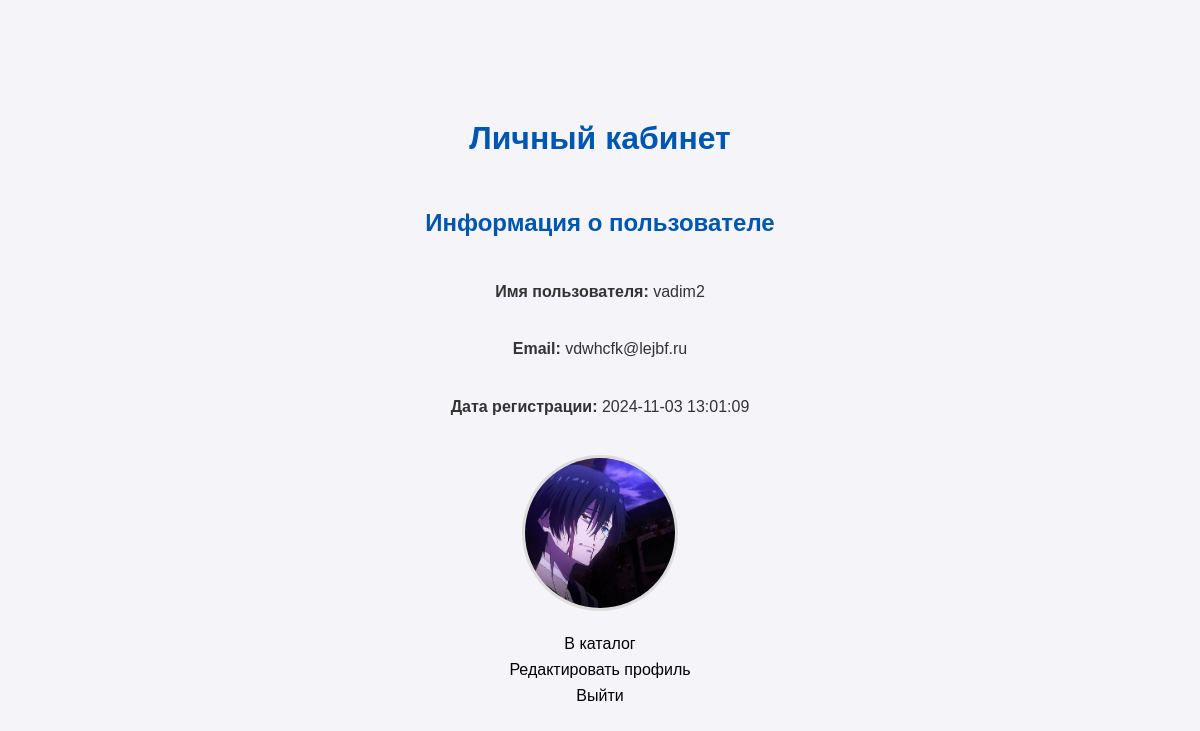
/lk/profile/profile.php (signed in), run on the app's committed database.
### tables this page shows
CREATE TABLE `Users` (
  `user_id` int(11) NOT NULL,
  `username` varchar(255) NOT NULL,
  `email` varchar(255) NOT NULL,
  `password` varchar(255) NOT NULL,
  `profile_picture` varchar(255) DEFAULT 'default/xb.jpg',
  `role_id` int(11) DEFAULT '2',
  `created_at` timestamp NULL DEFAULT CURRENT_TIMESTAMP,
  `phone_number` varchar(250) DEFAULT NULL,
  `address` varchar(250) DEFAULT NULL,
  `last_login` datetime DEFAULT NULL,
  `online_status` tinyint(1) DEFAULT '0'
);

### lk/profile/profile.php (the view, shortened to what this page needs)
<?php
$host = 'localhost';
$db = 'uver';
$user = 'root';
$pass = '';
try {
    $pdo = new PDO("mysql:host=$host;dbname=$db;charset=utf8", $user, $pass);
    $pdo->setAttribute(PDO::ATTR_ERRMODE, PDO::ERRMODE_EXCEPTION);
} catch (PDOException $e) {
    die("Ошибка подключения: " . $e->getMessage());
}
$userId = $_SESSION['user_id'];
try {
    $stmt = $pdo->prepare("SELECT username, email, created_at, profile_picture FROM Users WHERE user_id = :user_id");
    $stmt->execute(['user_id' => $userId]);
    $user = $stmt->fetch(PDO::FETCH_ASSOC);
} catch (PDOException $e) {
    echo "Ошибка базы данных: " . $e->getMessage();
    exit();
} catch (Exception $e) {
    echo "Ошибка: " . $e->getMessage();
    exit();
}
?>
<!DOCTYPE html>
<html lang="ru">
<head>
</head>
<body>
    <h1>Личный кабинет</h1>
    <h2>Информация о пользователе</h2>
    <p><strong>Имя пользователя:</strong> <?php echo htmlspecialchars($user['username']); ?></p>
    <p><strong>Email:</strong> <?php echo htmlspecialchars($user['email']); ?></p>
    <p><strong>Дата регистрации:</strong> <?php echo htmlspecialchars($user['created_at']); ?></p>
    <?php if (!empty($user['profile_picture'])): ?>
    <img src="../../uploads/uploads_profil/<?php echo rawurlencode(htmlspecialchars($user['profile_picture'])); ?>" alt="Фотография профиля" class="profile-picture">
<?php else: ?>
    <p>Фотография профиля не загружена.</p>
<?php endif; ?>
   <a href="../../index.html">В каталог</a>
    <a href="edit-profile.php">Редактировать профиль</a>
    <a href="logout.php">Выйти</a>
</body>
</html>

### lk/profile/profile.php (style rules this page uses)
body { font-family: Arial, sans-serif; margin: 0; padding: 0; background-color: #f4f4f9; color: #333; line-height: 1.6; display: flex; justify-content: center; flex-direction: column; align-items: center; height: 100vh; text-align: center; }
h1, h2 { color: #0056b3; margin-bottom: 20px; }
.profile-picture { width: 150px; height: 150px; border-radius: 50%; border: 3px solid #ddd; margin: 20px auto; object-fit: cover; }
a { text-decoration:none; color: black; display:flex; gap:25px; }

### data on the page
users: username "vadim2", email "vdwhcfk@lejbf.ru", created_at "2024-11-03 13:01:09", profile_picture (picture)
